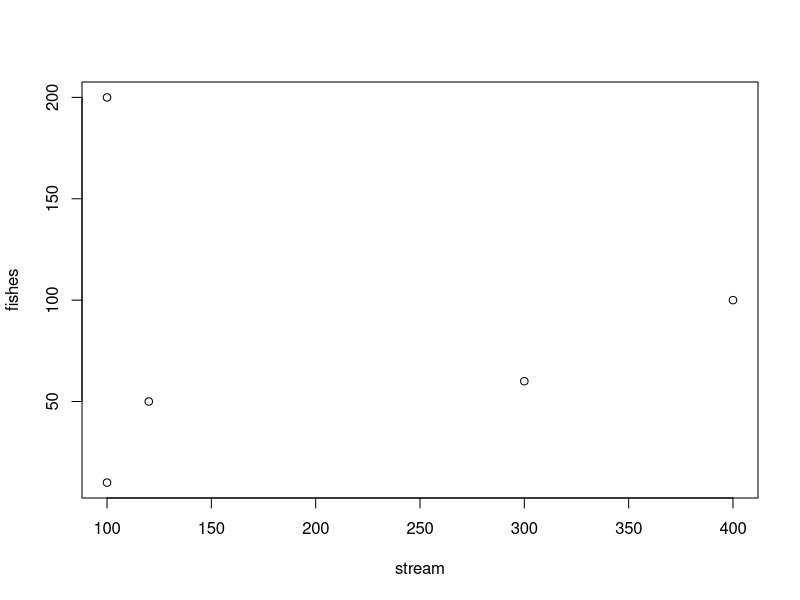
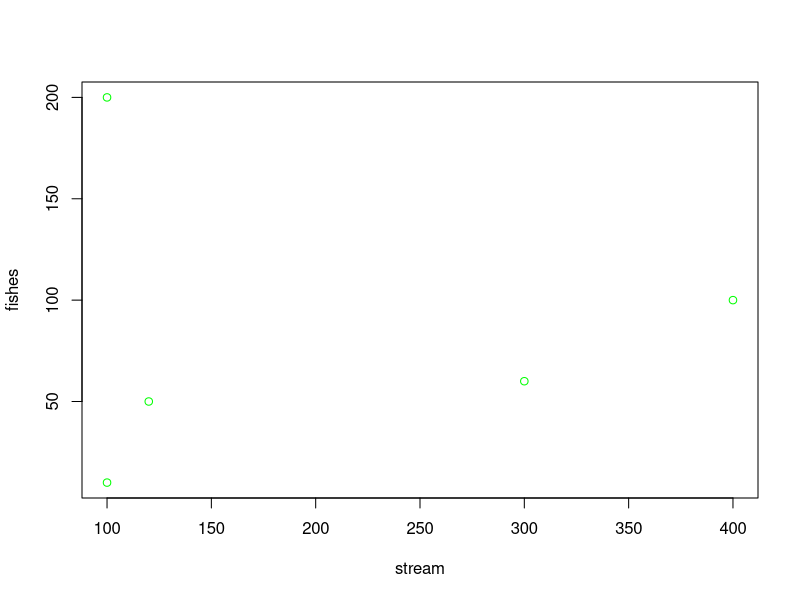
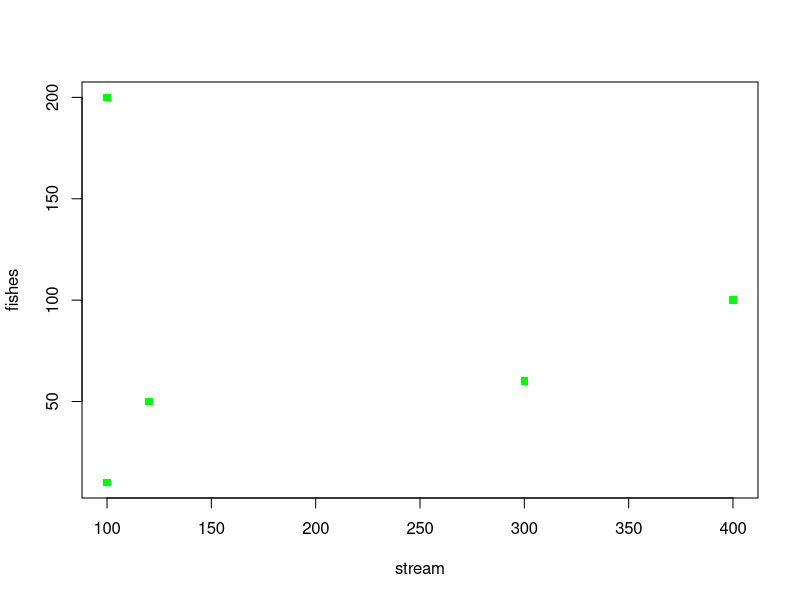

These figures' R source, in order:
# Excited to write my first code on Github

# Constanza input data on streams
 
stream<-c(100,120,300,400,100)

# New set, Marta data on fishes genomes

fishes<-c(10, 50, 60, 100, 200)
 


# first plot in R, plotting correlation stream against fishes diversity

plot(stream, fishes)

# change colour on data points to green

plot(stream, fishes, col=("green"))

# change the shape of data points to squares

plot(stream, fishes, col=("green"), pch=15)

